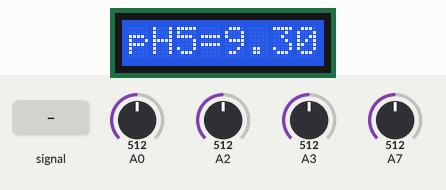
Recording of a sketch running on a simulated Arduino Nano, built with avr-gcc and run on an emulated ATmega328P. Shown: 8×1 character LCD. Inputs (shaded band) come from the test bench; at power-on: A0 = 512, A7 = 512, A2 = 512, A3 = 512.

Above: at 3.2 s.
3.3 s: A0 fed a 200 Hz sine of ±81 counts around its level
At 3.46 s:
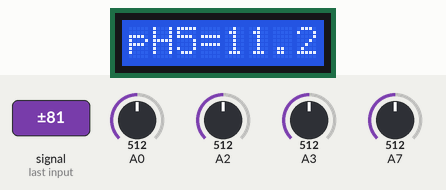
6.3 s: A0 set to 716
At 7.3 s:
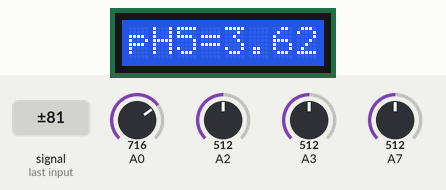
9.3 s: A7 set to 306
At 10.7 s:
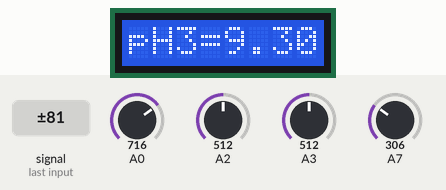
12.3 s: A2 set to 716
At 12.9 s:
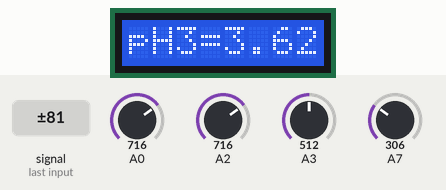
15.3 s: A2 set to 900
At 16.3 s:
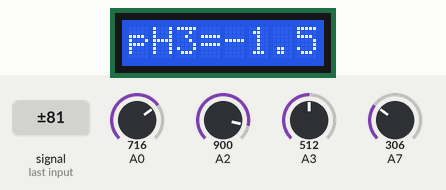
18.3 s: A7 set to 288
At 18.6 s:
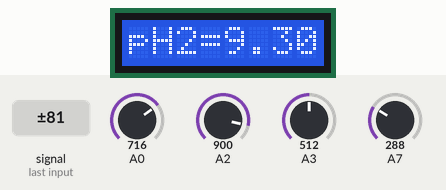
Timing chart, 0 to 21.3 s (numbered marks = the images above; inputs shaded):
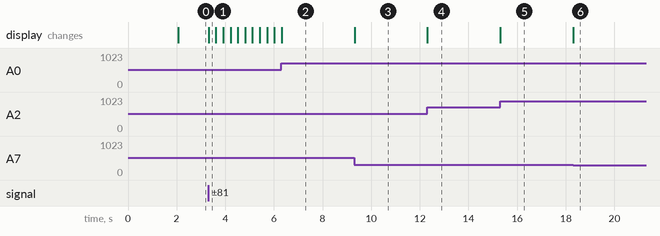

Measured:
- after the input at 3.3 s, the display: changes at once (image 1)
- after the input at 9.3 s, the display: changes at once (image 3)
- after the input at 12.3 s, the display: changes at once (image 4)
- after the input at 15.3 s, the display: changes at once (image 5)
- after the input at 18.3 s, the display: changes at once (image 6)

The sketch:

Ph_meter_0.1.ino
```cpp
#include <LiquidCrystal.h>

// Структура для хранения данных канала pH
struct PHChannel {
  float k;
  float b;
  int analogPin;
};

const int samples = 10; // Число измерений
const float adc_resolution = 1024.0;

PHChannel channels[5] = {
  {-5.7, 23.55, A0},
  {-5.7, 23.55, A1},
  {-5.7, 23.55, A2},
  {-5.7, 23.55, A3},
  {-5.7, 23.55, A4}
};

LiquidCrystal lcd(7, 6, 5, 4, 3, 2);

void setup() {
  lcd.begin(8, 1);
  lcd.setCursor(0,0);
  lcd.print(" OFI-pH");
  delay(2000);
  lcd.clear();
  lcd.print("PressBtn");
  Serial.begin(9600);
}

float ph(float voltage, float k, float b) {
    return k * voltage + b;
}

float voltage(int analogPin) {
  int adcPH = 0;
  for (int i = 0; i < samples; i++) {
    adcPH += analogRead(analogPin);
  }
  return (adcPH / (float)samples) * (5.0 / adc_resolution);
}

void loop() {
  int ph_key = analogRead(A7) / 100;

  if (ph_key >= 1 && ph_key <= 5) {
    int channelIndex = 5 - ph_key;
    lcd.clear();
    lcd.setCursor(0,0);
    lcd.print("pH" + String(ph_key) + "=");
    lcd.setCursor(4,0);
    lcd.print(ph(voltage(channels[channelIndex].analogPin), channels[channelIndex].k, channels[channelIndex].b));
  }
}
```
